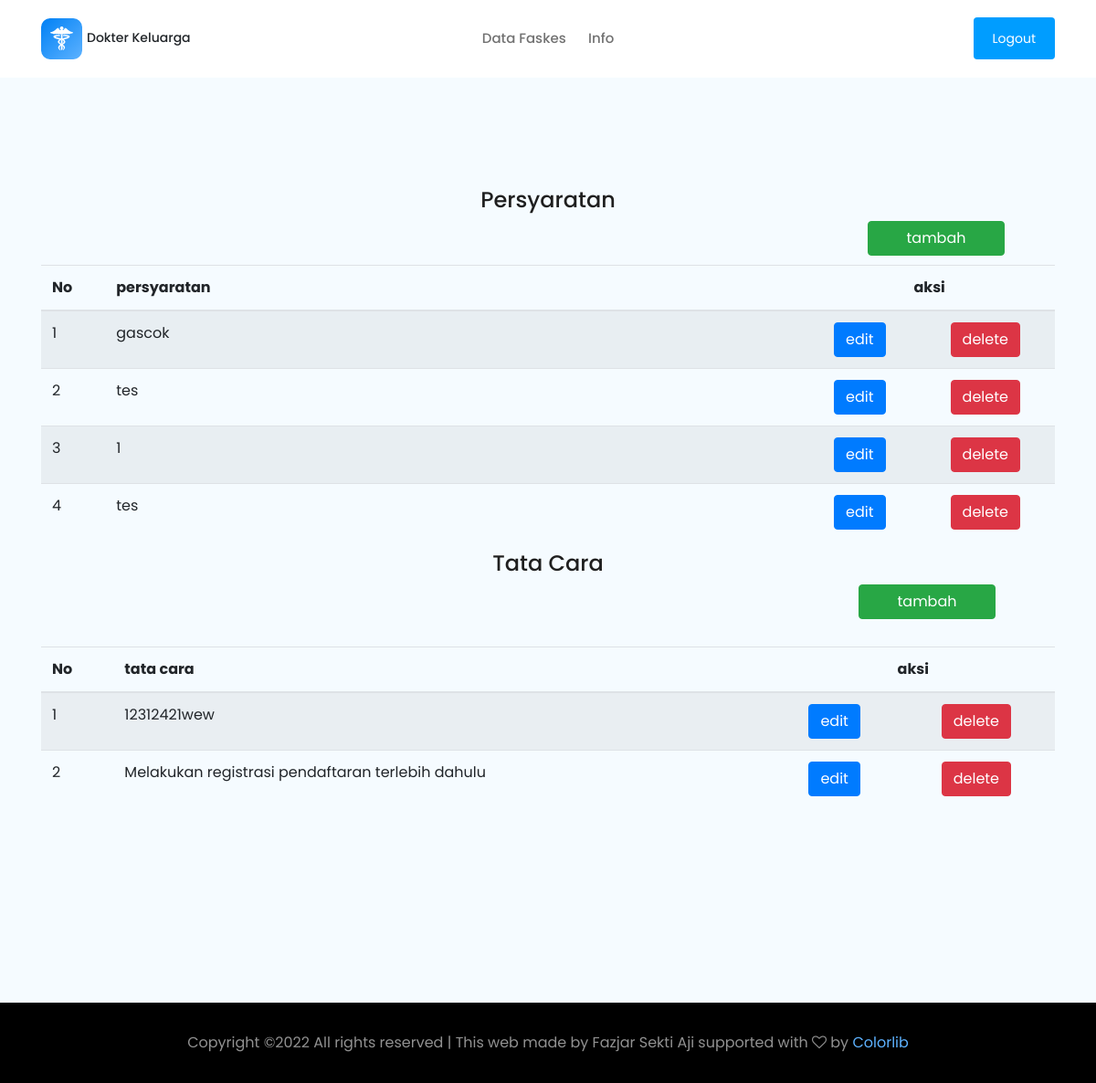
Screenshot of /master/persyaratan.php (signed in) with the database file from the repository.
### tables this page shows
CREATE TABLE IF NOT EXISTS `persyaratan` (
  `id_persyaratan` int(11) NOT NULL AUTO_INCREMENT,
  `persyaratan` text NOT NULL,
  PRIMARY KEY (`id_persyaratan`)
);

CREATE TABLE IF NOT EXISTS `tata_cara` (
  `id_tata_cara` int(11) NOT NULL AUTO_INCREMENT,
  `tata_cara` text NOT NULL,
  PRIMARY KEY (`id_tata_cara`)
);

### master/persyaratan.php (the view, shortened to what this page needs)
<!doctype html>
<html class="no-js" lang="zxx">
<head>
    <link rel="stylesheet" href="css/bootstrap.min.css">
    <link rel="stylesheet" href="css/owl.carousel.min.css">
    <link rel="stylesheet" href="css/magnific-popup.css">
    <link rel="stylesheet" href="css/font-awesome.min.css">
    <link rel="stylesheet" href="css/themify-icons.css">
    <link rel="stylesheet" href="css/nice-select.css">
    <link rel="stylesheet" href="css/flaticon.css">
    <link rel="stylesheet" href="css/gijgo.css">
    <link rel="stylesheet" href="css/animate.css">
    <link rel="stylesheet" href="css/slicknav.css">
    <link rel="stylesheet" href="css/style.css">
    <?php
     include "koneksi.php";
    $query_mysql =  mysqli_query($connect,"SELECT * FROM persyaratan");
    $count = 1;
    ?>
</head>
<body>
    <header>
        <div class="header-area ">
            <div id="sticky-header" class="main-header-area">
                <div class="container">
                    <div class="row align-items-center">
                        <div class="col-xl-3 col-lg-2">
                            <div class="logo">
                                 <div style="display: inline-block;margin-right: 5px;"><img src="img/logo.png" alt="Web Faskes"></div><div style="display: inline-block;"><h6> Dokter Keluarga</h6></div>
                            </div>
                        </div>
                        <div class="col-xl-6 col-lg-7">
                            <div class="main-menu  d-none d-lg-block">
                                <nav>
                                    <ul id="navigation">
                                        <li><a class="active" href="admin.php">Data Faskes</a></li>
                                        <li><a href="#">Info</a></li>
                                    </ul>
                                </nav>
                            </div>
                        </div>
                        <div class="col-xl-3 col-lg-3 d-none d-lg-block">
                            <div class="Appointment">
                                <div class="book_btn d-none d-lg-block">
                                    <a href="home.php">Logout</a>
                                </div>
                            </div>
                        </div>
                        <div class="col-12">
                        </div>
                    </div>
                </div>
            </div>
        </div>
    </header>
    <div class="our_department_area">
        <h3 align="center">Persyaratan</h3>
            <div align="right"><a class="popup-with-form btn btn-success" href="#test-form" style="margin-right: 100px;margin-bottom: 10px;width: 150px;">tambah</a></div>
        <div class="container" style="height: 300px;overflow-y: auto;">
             <table class="table table-striped">
                <thead>
                  <tr>
                    <th>No</th>
                    <th>persyaratan</th>
                    <th colspan="2" align="center" style="text-align:center;">aksi</th>
                </tr>
                </thead>
                   <tbody>
                    <?php
                while($data = mysqli_fetch_array($query_mysql)){
                ?>
                    <td><?php echo $count?></td>
                    <td><?php echo $data['persyaratan']?></td>
                    <td align="center" style="text-align:center"><a class="btn btn-primary" href="persyaratan-edit.php?id=<?php echo $data['id_persyaratan']; ?>">edit</a></td>
                    <td align="center" style="text-align:center"><a class="btn btn-danger" href="persyaratan-hapus.php?id=<?php echo $data['id_persyaratan']; ?>">delete</a></td>
                <?php
                $count=$count+1;
                }
                ?>
                </tbody>
              </table>
        </div>
        <h3 align="center" style="margin-top: 13px;">Tata Cara</h3>
        <div align="right"><a class="popup-with-form btn btn-success" href="#tambah" style="margin-right: 110px;margin-bottom: 10px;width: 150px;">tambah</a></div>
        <div class="container" style="height: 300px;overflow-y: auto;margin-top: 20px;">
             <table class="table table-striped">
                <thead>
                  <tr>
                    <th>No</th>
                    <th>tata cara</th>
                    <th colspan="2" align="center" style="text-align:center">aksi</th>
                </tr>
                </thead>
                   <tbody>
                    <?php
                     $querys_mysql =  mysqli_query($connect,"SELECT * FROM tata_cara");
                $count = 1;
                while($datas = mysqli_fetch_array($querys_mysql)){
                ?>
                    <td><?php echo $count?></td>
                    <td><?php echo $datas['tata_cara']?></td>
                    <td align="center" style="text-align:center"><a class="btn btn-primary" href="tata-edit.php?id=<?php echo $datas['id_tata_cara']; ?>">edit</a></td>
                    <td align="center" style="text-align:center"><a class="btn btn-danger" href="tata-hapus.php?id=<?php echo $datas['id_tata_cara']; ?>">delete</a></td>
                <?php
                $count=$count+1;
                }
                ?>
                </tbody>
              </table>
        </div>
    </div>
    <footer class="footer">
            <div class="copy-right_text">
                <div class="container">
                    <div class="footer_border"></div>
                    <div class="row">
                        <div class="col-xl-12">
                            <p class="copy_right text-center">
Copyright &copy;<script>document.write(new Date().getFullYear());</script> All rights reserved | This web made by Fazjar Sekti Aji supported with <i class="fa fa-heart-o" aria-hidden="true"></i> by <a href="https://colorlib.com" target="_blank">Colorlib</a>
                            </p>
                        </div>
                    </div>
                </div>
            </div>
        </footer>
</body>
</html>

### rows the page displays
persyaratan: persyaratan "gascok"
persyaratan: persyaratan "tes"
persyaratan: persyaratan "1"
persyaratan: persyaratan "tes"
tata_cara: tata_cara "12312421wew"
tata_cara: tata_cara "Melakukan registrasi pendaftaran terlebih dahulu"
